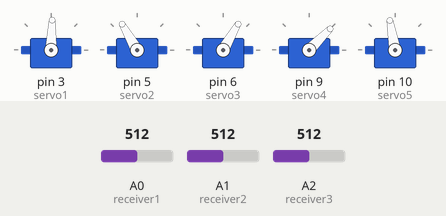
The sketch below on a simulated Arduino Uno, built with avr-gcc and run on an emulated ATmega328P. On the bench: 5 × servo. The test bench sets the inputs (shaded band); at power-on: A0 (receiver1) = 512, A1 (receiver2) = 512, A2 (receiver3) = 512.

Above: at 13.2 s.
13.3 s: A0 (receiver1) set to 328
At 13.66 s:
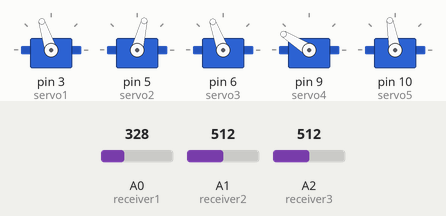
16.3 s: A0 (receiver1) set to 304
At 16.96 s:
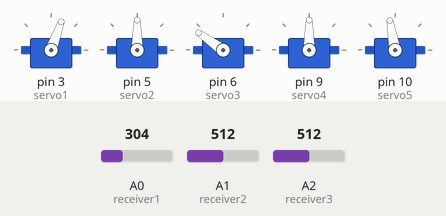
19.3 s: A1 (receiver2) set to 306
At 21.67 s:
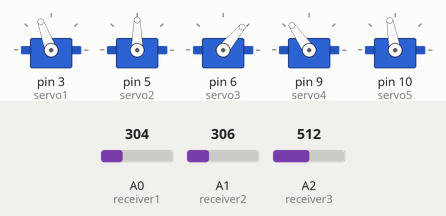
22.3 s: A2 (receiver3) set to 122
At 23.76 s:
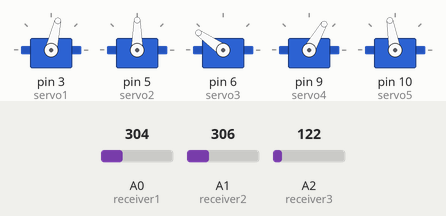
25.3 s: A2 (receiver3) set to 306
28.3 s: A2 (receiver3) set to 118
Timing chart, 0 to 44.1 s (numbered marks = the images above; inputs shaded):
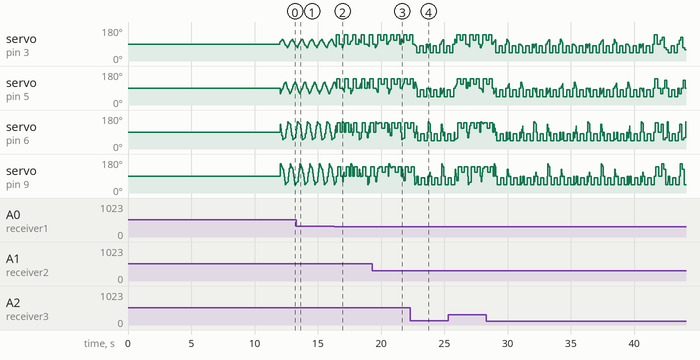

The sketch:

prototype.ino
```cpp
#include <Servo.h>

Servo servo1;  // create servo object to control a servo
Servo servo2;
Servo servo3;
Servo servo4;
Servo servo5;

int receiver1 = A0;
int value1 = 0;
int receiver2 = A1;
int value2 = 0;
int receiver3 = A2;
int value3 = 0;

int right_initial;
int left_initial;
int front_initial;
int common_pos;
int lin_servo_pos;
int period;
int minwait = 128;

void setup() {
  // put your setup code here, to run once:
  delay(4000);
  value1 = analogRead(receiver1);
  value2 = analogRead(receiver2);
  value3 = analogRead(receiver3);

  right_initial = value1 - 200;
  left_initial = value2 - 200;
  front_initial = value3 - 200;

  servo1.attach(3);
  servo2.attach(5);
  servo3.attach(6);
  servo4.attach(9);
  servo5.attach(10);

  lin_servo_pos = 100;
  servo5.write(lin_servo_pos);
  delay(4000);
  origin();
  delay(4000);
}


void loop() {
  // put your main code here, to run repeatedly:
  period = 12;
  continuous(12);
  period = 40;
  halfturn_left();
  period = 40;
  intermittent(24);
  period = 40;
  halfturn_right();
  period = 14;
  continuous(8);
  period = 38;
  intermittent(48);
  period = 12;
  continuous(10);
  balance(80, 4, 36);
  period = 40;
  intermittent(32);
  balance(40, 4, 34);
  period = 14;
  continuous(16);
  balance(100, 2, 34);
  period = 38;
  intermittent(48);
  balance(120, 4, 38);
  period = 10;
  continuous(4);
  balance(180, 8, 32);
}


void detect(){
  int original;
  value1 = analogRead(receiver1);
  value2 = analogRead(receiver2);
  value3 = analogRead(receiver3);

  if (value2 < front_initial){
    if (value1 > value3){
      origin();
      original = period;
      period = 40;
      fullturn_right();
      period = original;
    }
    else {
      original = period;
      period = 40;
      fullturn_left();
      period = original;
    }
  }
  else if (value1 < right_initial){
    origin();
    original = period;
    period = 40;
    halfturn_left();
    period = original;
  }
  else if (value3 < left_initial){
    origin();
    original = period;
    period = 40;
    halfturn_right();
    period = original;
  }

}


void halfturn_left(){
  int pos = 140; /////////////////////////////////
  servo1.write(pos);
  delay(period);
  servo2.write(pos);
  delay(period);
  servo3.write(pos);
  delay(period);
  servo4.write(pos);
  delay(minwait);
  pos = 90; ///////////////
  servo1.write(pos);
  delay(period);
  servo2.write(pos);
  delay(period);
  servo3.write(pos);
  delay(period);
  servo4.write(pos);
  delay(minwait - 32);
}


void halfturn_right(){
  int pos = 40; /////////////////////////////////
  servo1.write(pos);
  delay(period);
  servo2.write(pos);
  delay(period);
  servo3.write(pos);
  delay(period);
  servo4.write(pos);
  delay(minwait);
  pos = 90; ///////////////
  servo1.write(pos);
  delay(period);
  servo2.write(pos);
  delay(period);
  servo3.write(pos);
  delay(period);
  servo4.write(pos);
  delay(minwait - 32);
}


void fullturn_left(){
  int pos = 140; /////////////////////////////////
  servo1.write(pos);
  delay(period);
  servo2.write(pos);
  delay(period);
  servo3.write(pos);
  delay(period);
  servo4.write(pos);
  delay(minwait);
  pos = 110; ///////////////
  servo1.write(pos);
  delay(period);
  servo2.write(pos);
  delay(period);
  servo3.write(pos);
  delay(period);
  servo4.write(pos);
  delay(minwait - 32);
  pos = 140; //*****************************
  servo1.write(pos);
  delay(period);
  servo2.write(pos);
  delay(period);
  servo3.write(pos);
  delay(period);
  servo4.write(pos);
  delay(minwait);
  pos = 90; //****************
  servo1.write(pos);
  delay(period);
  servo2.write(pos);
  delay(period);
  servo3.write(pos);
  delay(period);
  servo4.write(pos);
}


void fullturn_right(){
  int pos = 45; /////////////////////////////////
  servo1.write(pos);
  delay(period);
  servo2.write(pos);
  delay(period);
  servo3.write(pos);
  delay(period);
  servo4.write(pos);
  delay(minwait);
  pos = 80; ///////////////
  servo1.write(pos);
  delay(period);
  servo2.write(pos);
  delay(period);
  servo3.write(pos);
  delay(period);
  servo4.write(pos);
  delay(minwait);
  pos = 45; //*****************************
  servo1.write(pos);
  delay(period);
  servo2.write(pos);
  delay(period);
  servo3.write(pos);
  delay(period);
  servo4.write(pos);
  delay(minwait);
  pos = 90; //****************
  servo1.write(pos);
  delay(period);
  servo2.write(pos);
  delay(period);
  servo3.write(pos);
  delay(period);
  servo4.write(pos);
}


void continuous(int duration){
  int threshold = 0;
  int cycle = 8;
  while (duration != 0){
    duration -= 1;
    if (period == 6){
      if (threshold == cycle + 8){
        period += 1;
        threshold = 0;
      }
    }
    if (period == 10){
      if (threshold == cycle){
        period -= 1;
        threshold = 0;
      }
    }
    servo1.write(100); // 111111 //////////////////////////
    delay(period);
    servo2.write(60); // 222222
    delay(period);
    servo3.write(130); // 33333
    delay(period);
    servo4.write(155); // 44444
    delay(period);
    servo1.write(104); // 111111 ////////
    delay(period);
    servo2.write(68); // 222222
    delay(period);
    servo3.write(110); // 33333
    delay(period);
    servo4.write(148); // 44444
    delay(period);
    servo1.write(108); // 111111 ////////
    delay(period);
    servo2.write(76); // 222222
    delay(period);
    servo3.write(90); // 33333
    delay(period);
    servo4.write(140); // 44444
    delay(period);
    servo1.write(112); // 111111 ////////
    delay(period);
    servo2.write(84); // 222222
    delay(period);
    servo3.write(70); // 33333
    delay(period);
    servo4.write(133); // 44444
    delay(period);
    detect();
    servo1.write(114); // 111111 ////////////////////////////
    delay(period);
    servo2.write(90); // 222222
    delay(period);
    servo3.write(50); // 33333
    delay(period);
    servo4.write(125); // 44444
    delay(period);
    servo1.write(110); // 111111 ////////
    delay(period);
    servo2.write(98); // 222222
    delay(period);
    servo3.write(52); // 33333
    delay(period);
    servo4.write(105); // 44444
    delay(period);
    servo1.write(102); // 111111 ////////
    delay(period);
    servo2.write(106); // 222222
    delay(period);
    servo3.write(55); // 33333
    delay(period);
    servo4.write(85); // 44444
    delay(period);
    servo1.write(96); // 111111 ////////
    delay(period);
    servo2.write(114); // 222222
    delay(period);
    servo3.write(58); // 33333
    delay(period);
    servo4.write(65); // 44444
    delay(period);
    detect();
    servo1.write(88); // 111111 /////////////////////////////
    delay(period);
    servo2.write(120); // 222222
    delay(period);
    servo3.write(60); // 33333
    delay(period);
    servo4.write(45); // 44444
    delay(period);
    servo1.write(84); // 111111 ////////
    delay(period);
    servo2.write(120); // 222222
    delay(period);
    servo3.write(82); // 33333
    delay(period);
    servo4.write(49); // 44444
    delay(period);
    servo1.write(80); // 111111 ////////
    delay(period);
    servo2.write(110); // 222222
    delay(period);
    servo3.write(105); // 33333
    delay(period);
    servo4.write(53); // 44444
    delay(period);
    servo1.write(75); // 111111 ////////
    delay(period);
    servo2.write(100); // 222222
    delay(period);
    servo3.write(124); // 33333
    delay(period);
    servo4.write(57); // 44444
    delay(period);
    detect();
    servo1.write(70); // 111111 /////////////////////////////////
    delay(period);
    servo2.write(90); // 222222
    delay(period);
    servo3.write(145); // 33333
    delay(period);
    servo4.write(60); // 44444
    delay(period);
    servo1.write(77); // 111111 ////////
    delay(period);
    servo2.write(84); // 222222
    delay(period);
    servo3.write(142); // 33333
    delay(period);
    servo4.write(85); // 44444
    delay(period);
    servo1.write(85); // 111111 ////////
    delay(period);
    servo2.write(76); // 222222
    delay(period);
    servo3.write(137); // 33333
    delay(period);
    servo4.write(110); // 44444
    delay(period);
    servo1.write(92); // 111111 ////////
    delay(period);
    servo2.write(68); // 222222
    delay(period);
    servo3.write(134); // 33333
    delay(period);
    servo4.write(132); // 44444
    delay(period);
    detect();
  }
}


void intermittent(int duration){
  int runs = 0;
  int original = period;
  while (duration != 0){
    duration -= 1;
    runs += 1;
    period -= 1;
    if (runs > 8){
      origin();
      delay (400);
      period = 20;
      continuous(3);
      period = 18;
      continuous(2);
      origin();
      delay(200);
      period = 12;
      continuous(6);
      origin();
      delay(600);
      period = 20;
      continuous(4);
      period = 14;
      continuous(4);
      period = 16;
      continuous(4);
      period = 18;
      continuous(4);
      period = 20;
      runs = 0;
      period = original;
    }
    servo1.write(110);
    delay(period);
    servo2.write(60);
    delay(period);
    servo3.write(130);
    delay(period);
    servo4.write(155);
    delay(period);
    servo1.write(125);
    delay(period);
    servo2.write(90);
    delay(period);
    servo3.write(50);
    delay(period);
    servo4.write(125);
    delay(period);
    servo1.write(70);
    delay(period);
    servo2.write(130);
    delay(period);
    servo3.write(60);
    delay(period);
    servo4.write(45);
    delay(period);
    servo1.write(60);
    delay(period);
    servo2.write(90);
    delay(period);
    servo3.write(145);
    delay(period);
    servo4.write(60);
    delay(period);
    detect();
  }
}


void balance(int angle, int delta, int per){
  servo5.write(angle);
  delay(100);
  servo5.write(angle);
  while (delta != 0){
    delta -= 1;
    servo1.write(110);
    delay(per);
    servo2.write(60);
    delay(per);
    servo3.write(130);
    delay(per);
    servo4.write(155);
    delay(per);
    servo1.write(125);
    delay(per);
    servo2.write(90);
    delay(per);
    servo3.write(50);
    delay(per);
    servo4.write(125);
    delay(per);
    servo1.write(70);
    delay(per);
    servo2.write(130);
    delay(per);
    servo3.write(60);
    delay(per);
    servo4.write(45);
    delay(per);
    servo1.write(60);
    delay(per);
    servo2.write(90);
    delay(per);
    servo3.write(145);
    delay(per);
    servo4.write(60);
    delay(per);
  }
  servo5.write(100);
  delay(100);
  servo5.write(100);
}


void reset_pos(){
  /*value6 = analogRead(receiver6);
  while (value6 > 420 || value6 < 380){
    value6 = analogRead(receiver6);
    if (value6 > 420){
      delay(100);
      if (value6 > 420){
        lin_servo_pos += 10;
        servo5.write(lin_servo_pos);
      }
    }
    if (value6 < 380){
      delay(100);
      if (value6 < 380){
        lin_servo_pos -= 10;
        servo5.write(lin_servo_pos);
      }
    }
    delay(1000);
  }*/
  servo5.write(100);
  common_pos = 90;
  servo1.write(common_pos);
  servo2.write(common_pos);
  servo3.write(common_pos);
  servo4.write(common_pos);
}

void origin(){
  common_pos = 90;
  servo1.write(common_pos);
  servo2.write(common_pos);
  servo3.write(common_pos);
  servo4.write(common_pos);
}
```

Measured:
- the behaviour switches between 312 and 311 on A0 (receiver1) (found by bisection; images 1 and 2)
